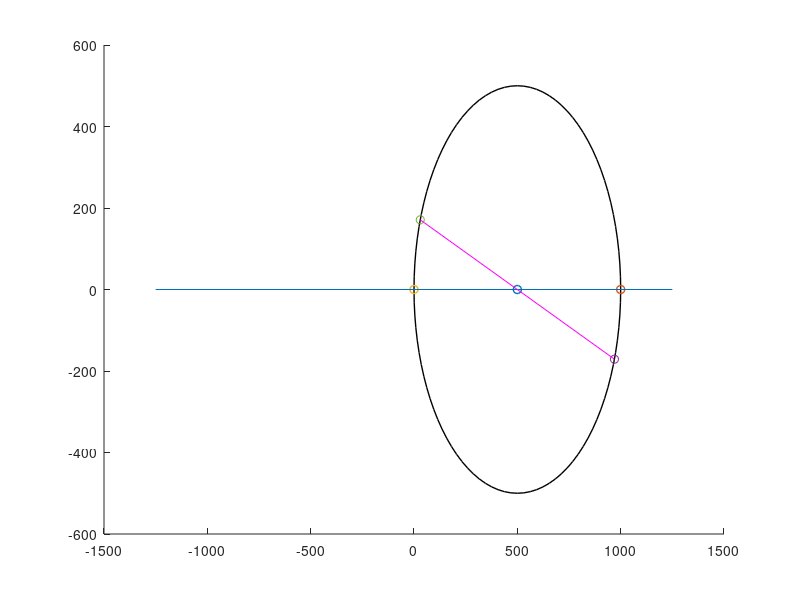

Source code (MATLAB):
%% State of stress
clear;
close all;
clc;
sxx = 1000.;
syy = 0;
txy = 0;
x = [sxx; -txy];
y = [syy; txy];
t = -10; %degree. Negative=clockws, positive=counterc/w
         %MATLAB needs angles in radian.  
twoTheta=deg2rad(2*t);
twoTheta = 2*t; %degree
th = 0:pi/50:2*pi;
r=sqrt((0.5*(sxx-syy))^2 + txy^2);

x_cen=0.5*(sxx + syy);
y_cen=0.;
%% Mohrs circle with original state of stress
r=sqrt((0.5*(sxx-syy))^2 + txy^2); %Radius of Mohr's circle
x_cen=0.5*(sxx + syy);
y_cen=0.;
s_ave = x_cen;
s_1 = s_ave+r;
s_2 = s_ave-r;
xunit = r * cos(th) + x_cen;
yunit = r * sin(th) + y_cen;
hold on;
plot(xunit, yunit, 'k', 'Linewidth', 1);
scatter(x_cen, y_cen, 'bx' , 'Linewidth', 1);
scatter(x(1), x(2), 'rx', 'Linewidth', 1)
scatter(y(1), y(2), 'rx', 'Linewidth', 1)
line([x(1), y(1)],[x(2), y(2)],'LineWidth',0.2,...
   'Color',[1,0,0],'LineStyle','-')

line([-1.25*max(s_1,s_2), 1.25*max(s_1,s_2)],[0,0],'LineStyle','-','LineWidth',0.2)
%% 
x_prime_x = (x(1)-x_cen)*cosd(twoTheta) - (x(2) - y_cen)*sind(twoTheta) + x_cen;
x_prime_y = (x(1)-x_cen)*sind(twoTheta) + (x(2) - y_cen)*cosd(twoTheta) + y_cen;

y_prime_x = (y(1)-x_cen)*cosd(twoTheta) - (y(2) - y_cen)*sind(twoTheta) + x_cen;
y_prime_y = (y(1)-x_cen)*sind(twoTheta) + (y(2) - y_cen)*cosd(twoTheta) + y_cen;
hold on;
scatter(x_prime_x, x_prime_y, 'k*')
scatter(y_prime_x, y_prime_y, 'k*')

line([x_prime_x, y_prime_x],[x_prime_y, y_prime_y],'LineWidth',0.2,...
   'Color',[1,0,1],'LineStyle','-')

